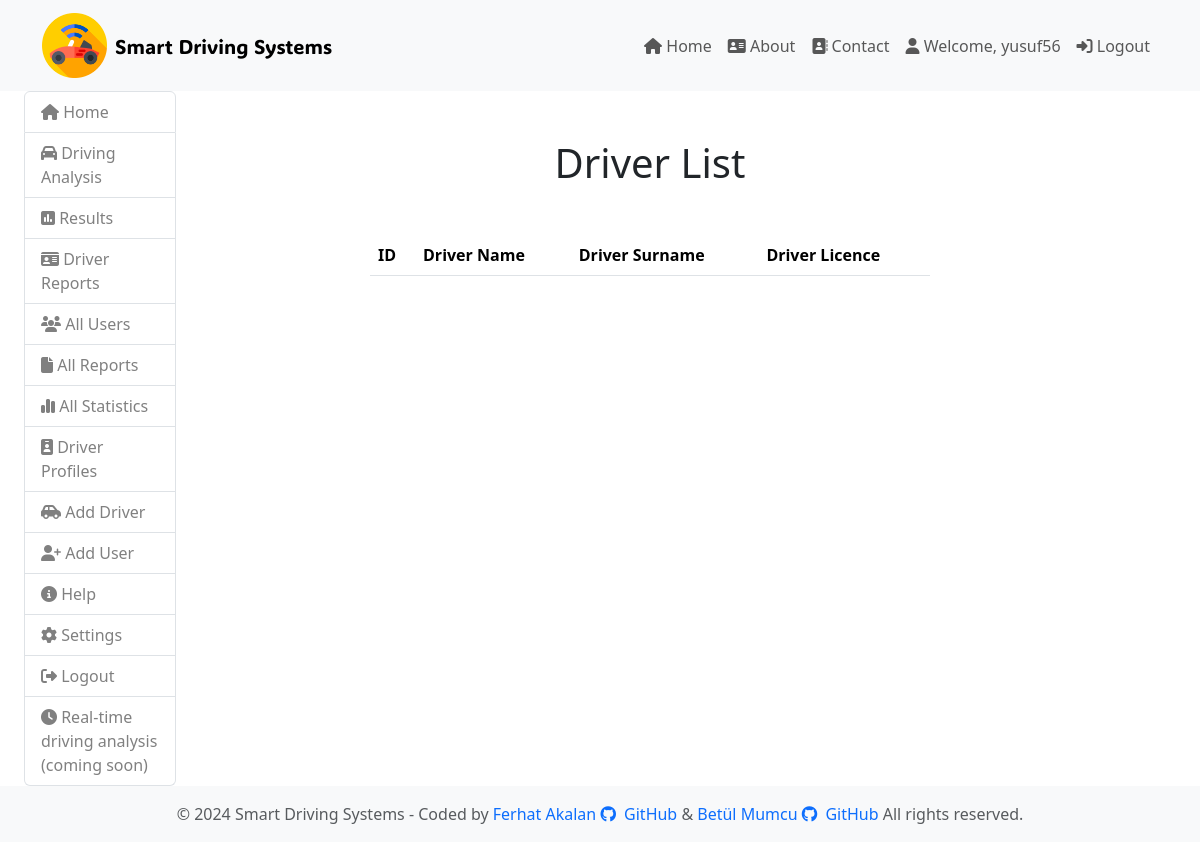
The page /report/drivers/ (signed in) on the database as committed earlier.
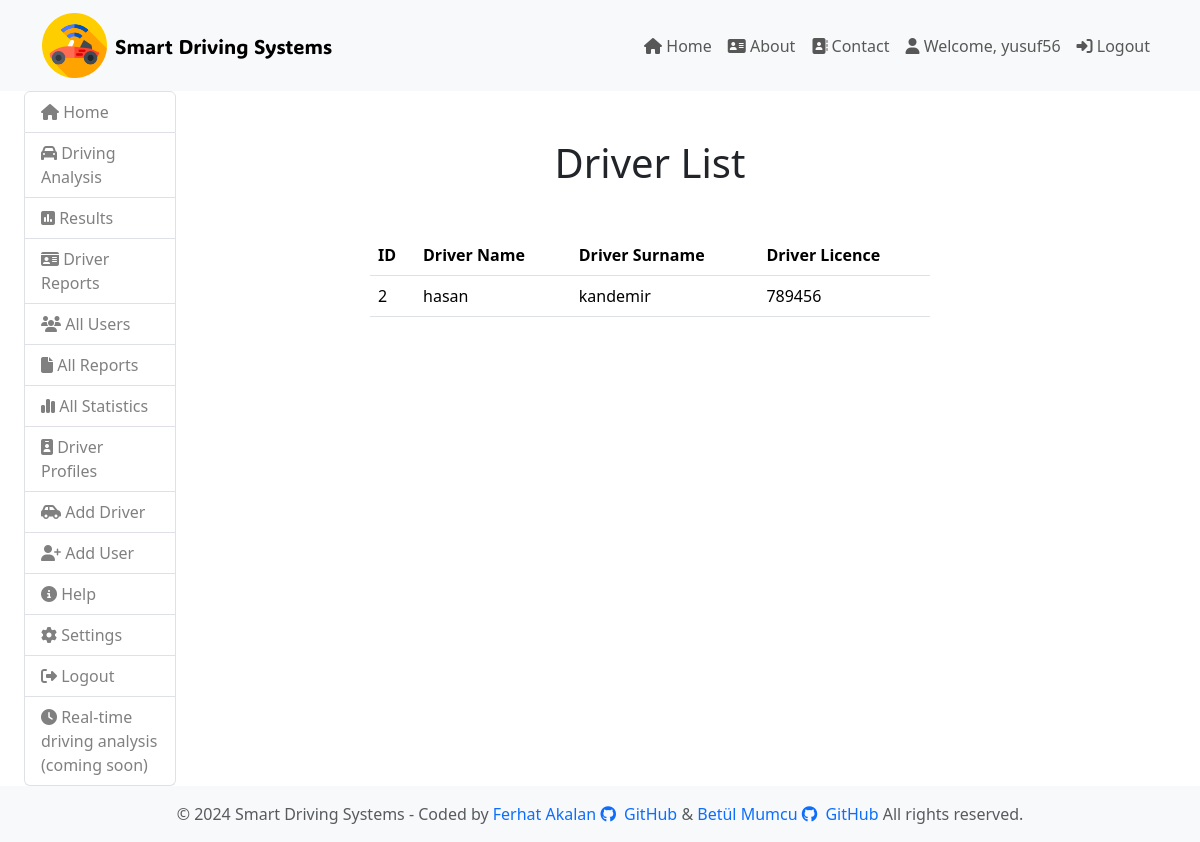
The same page on the database as committed later.
### report/models.py (models this page shows)
class Driver(models.Model):
    user = models.OneToOneField(User, on_delete=models.CASCADE)
    driver_name = models.CharField(max_length=100)
    driver_surname = models.CharField(max_length=100)
    driver_licence = models.CharField(max_length=50)

### report/views.py (the view)
# urls.py: path('drivers/', views.driver_list, name='driver_list'),
def driver_list(request):
    drivers = Driver.objects.filter(user=request.user)  # Tüm sürücüleri alır
    return render(request, 'driver-list.html', {'drivers': drivers})

### report/templates/driver-list.html (shortened to what this page needs)
{% extends 'layout.html' %}
{% load static %}
{% block content %}
<!DOCTYPE html>
<html lang="en">
<head>
    <link rel="stylesheet" href="{% static 'css/style.css' %}">
</head>
<body>
<main class="container">
    <div class="row">
        <div class="col-md-8 offset-md-2">
            <h1 class="text-center my-5">Driver List</h1>
            <table class="table">
                <thead>
                    <tr>
                        <th>ID</th>
                        <th>Driver Name</th>
                        <th>Driver Surname</th>
                        <th>Driver Licence</th>
                    </tr>
                </thead>
                <tbody>
                    {% for driver in drivers %}
                    <tr>
                        <td>{{ driver.id }}</td>
                        <td>{{ driver.driver_name }}</td>
                        <td>{{ driver.driver_surname }}</td>
                        <td>{{ driver.driver_licence }}</td>
                    </tr>
                    {% endfor %}
                </tbody>
            </table>
        </div>
    </div>
</main>
</body>
</html>
{% endblock %}

### templates/layout.html (shortened to what this page needs)
{% load static %}
<!DOCTYPE html>
<html lang="en">
  <head>
    <link
      rel="stylesheet"
      href="https://cdnjs.cloudflare.com/ajax/libs/font-awesome/6.5.1/css/all.min.css"
    />
    <link
      href="https://cdn.jsdelivr.net/npm/bootstrap@5.3.3/dist/css/bootstrap.min.css"
      rel="stylesheet"
    />
  </head>
  <body>
    <header>
      {% include 'partials/_navbar.html' %}
    </header>
    <div class="container-fluid">
      <div class="row">
        <div class="col-md-2">{% include 'partials/_sidebar.html' %}</div>
        <div
          class="{% if user.is_authenticated %}col-md-9{% else %}col-md-12{% endif %}"
        >
          <div class="content">{% block content %}{% endblock %}</div>
        </div>
      </div>
    </div>
    {% include 'partials/_footer.html' %}
  </body>
</html>

### templates/partials/_navbar.html (shortened to what this page needs)
{% load static %}
<link rel="stylesheet" type="text/css" href="{% static 'css/style.css' %}" />
<nav class="navbar navbar-expand-lg navbar-light bg-light">
  <div class="container">
    <a class="navbar-brand d-flex align-items-center" href="/">
      <img src="{% static 'img/logo.png' %}" alt="Logo" width="65" />
      <span class="ms-2" style="font-family: 'FasterOne'; font-size: 1.25rem"
        >Smart Driving Systems</span
      >
    </a>
    <div class="collapse navbar-collapse" id="navbarNav">
      <ul class="navbar-nav ms-auto">
        <li class="nav-item">
          <a class="nav-link" href="/"><i class="fas fa-home"></i> Home</a>
        </li>
        <li class="nav-item">
          <a class="nav-link" href="{% url 'about' %}"
            ><i class="fas fa-address-card"></i> About</a
          >
        </li>
        <li class="nav-item">
          <a class="nav-link" href="{%url 'contact'%}"
            ><i class="fas fa-address-book"></i> Contact</a
          >
        </li>
        {% if user.is_authenticated %}
        <li class="nav-item">
          <a class="nav-link" href="#"
            ><i class="fa-solid fa-user"></i> Welcome, {{ user.username }}</a
          >
        </li>
        <li class="nav-item">
          <a class="nav-link" href="{% url 'user_logout' %}"
            ><i class="fas fa-sign-in-alt"></i> Logout</a
          >
        </li>
        {% endif %}
      </ul>
    </div>
  </div>
</nav>

### templates/partials/_sidebar.html (shortened to what this page needs)
{% if user.is_authenticated %}
<div class="container-fluid">
  <div class="row">
    <div class="position-sticky top-0 start-0 bottom-1 bg-white">
      <div class="sidebar" style="cursor: pointer">
        <ul class="list-group">
          <li
            class="list-group-item nav-item-sidebar list-group-item-action text-dark"
          >
            <a class="sidebar-link" href="{% url 'home' %}"
              ><i class="fas fa-home"></i> Home</a
            >
          </li>
          <li
            class="list-group-item nav-item-sidebar list-group-item-action text-dark"
          >
            <a href="{% url 'upload_file' %}"><i class="fas fa-car"></i> Driving Analysis</a>
          </li>
          <li
            class="list-group-item nav-item-sidebar list-group-item-action text-dark"
          >
            <a href="/"
              ><i class="fa-solid fa-square-poll-vertical"></i> Results</a
            >
          </li>
          <li
            class="list-group-item nav-item-sidebar list-group-item-action text-dark"
          >
            <a href="/"><i class="fas fa-id-card"></i> Driver Reports</a>
          </li>
          <li
            class="list-group-item nav-item-sidebar list-group-item-action text-dark"
          >
            <a href="/"><i class="fa-solid fa-users"></i> All Users</a>
          </li>
          <li
            class="list-group-item nav-item-sidebar list-group-item-action text-dark"
          >
            <a href="/"><i class="fa-solid fa-file"></i> All Reports</a>
          </li>
          <li
            class="list-group-item nav-item-sidebar list-group-item-action text-dark"
          >
            <a href="/"
              ><i class="fa-solid fa-chart-simple"></i> All Statistics</a
            >
          </li>
          <li
            class="list-group-item nav-item-sidebar list-group-item-action text-dark"
          >
            <a href="{% url 'driver_list' %}"><i class="fa-solid fa-id-badge"></i> Driver Profiles</a>
          </li>
          <li
            class="list-group-item nav-item-sidebar list-group-item-action text-dark"
          >
            <a href="{% url 'add_driver' %}"><i class="fa-solid fa-car-side"></i> Add Driver</a>
          </li>
          <li
            class="list-group-item nav-item-sidebar list-group-item-action text-dark"
          >
            <a href="/"><i class="fa-solid fa-user-plus"></i> Add User</a>
          </li>
          <li
            class="list-group-item nav-item-sidebar list-group-item-action text-dark"
          >
            <a href="/"><i class="fa-solid fa-circle-info"></i> Help</a>
          </li>
          <li
            class="list-group-item nav-item-sidebar list-group-item-action text-dark"
          >
            <a href="/"><i class="fa-solid fa-gear"></i> Settings</a>
          </li>
          <li
            class="list-group-item nav-item-sidebar list-group-item-action text-dark"
          >
            <a href="{% url 'user_logout' %}"
              ><i class="fa-solid fa-right-from-bracket"></i> Logout</a
            >
          </li>
          <li
            class="list-group-item nav-item-sidebar list-group-item-action text-dark"
          >
            <a href="/"
              ><i class="fa-solid fa-clock"></i> Real-time driving analysis
              (coming soon)</a
            >
          </li>
        </ul>
      </div>
    </div>
  </div>
</div>
{% endif %}

### templates/partials/_footer.html
<footer class="footer py-3 bg-light">
  <div class="container text-center">
    <span class="text-muted">
      © {% now "Y" %} Smart Driving Systems - Coded by
      <a
        href="https://www.linkedin.com/in/ferhatakalan"
        target="_blank"
        rel="noopener noreferrer"
        class="text-decoration-none"
        >Ferhat Akalan</a
      >
      <a
        href="https://github.com/FerhatAkalan"
        target="_blank"
        rel="noopener noreferrer"
        class="text-decoration-none"
        ><i class="fab fa-github me-1"></i> GitHub</a
      >
      &
      <a
        href="https://www.linkedin.com/in/betulmumcu"
        target="_blank"
        rel="noopener noreferrer"
        class="text-decoration-none"
        >Betül Mumcu</a
      >
      <a
        href="https://github.com/betuullm"
        target="_blank"
        rel="noopener noreferrer"
        class="text-decoration-none"
        ><i class="fab fa-github me-1"></i> GitHub</a
      >
      All rights reserved.
    </span>
  </div>
</footer>

### templates/partials/_sidebar.html (style rules this page uses)
.list-group-item.nav-item-sidebar.list-group-item-action.text-dark a { text-decoration: none; color: gray; }

Rows that differ between the two databases and show on the page:
added Driver: id "2", driver_name "hasan", driver_surname "kandemir", driver_licence "789456"
